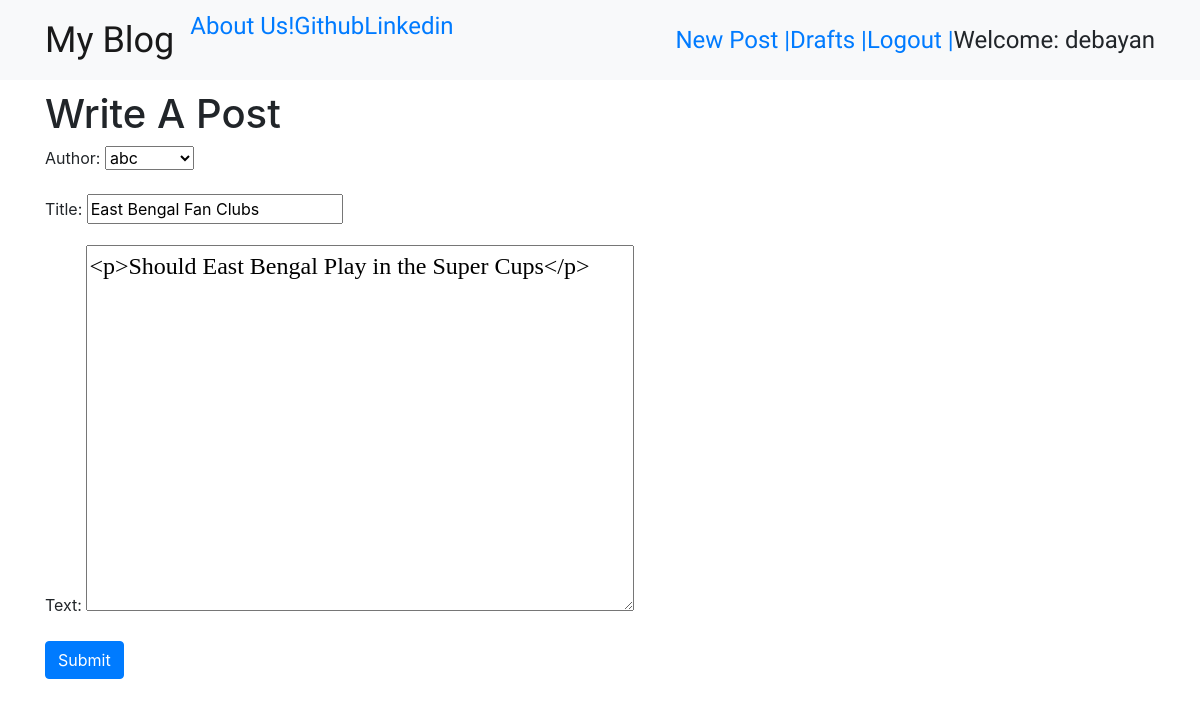
Page /post/6/edit/ (signed in) on the committed database.
### blog/models.py (models this page shows, shortened)
class Post(models.Model):
    author = models.ForeignKey('auth.User',on_delete=models.CASCADE)
    title = models.CharField(max_length=264)
    text = models.TextField()
    created_date = models.DateTimeField(default=timezone.now)
    published_date = models.DateTimeField(blank=True,null=True)

### blog/views.py (the view)
# urls.py: url(r'^post/(?P<pk>\d+)/edit/$',views.PostUpdateView.as_view(),name = 'post_edit'),
class PostUpdateView(LoginRequiredMixin,UpdateView):
    login_url = '/login/'
    redirect_field_name = 'blog/post_detail.html'
    form_class = PostForm
    model = Post

### blog/forms.py
class PostForm(forms.ModelForm):
    class Meta():
        model = Post
        fields = ("author","title","text")
        widgets = {
            'title':forms.TextInput(attrs={'class':'textinputclass'}),
            'text':forms.Textarea(attrs={'class':'editable medium-editor-textarea postcontent'})
        }

### blog/templates/blog/post_form.html (shortened to what this page needs)
{% extends 'blog/base.html' %}
{% block content %}
<h1>Write A Post</h1>
<form class="post-form" method="POST">
  {{ form.as_p }}
  <button type="submit" class="save btn btn-primary">Submit</button>
</form>
{% endblock %}

### blog/templates/blog/base.html (shortened to what this page needs)
{% load staticfiles %}
<html>
  <head>
<link rel="stylesheet" href="https://stackpath.bootstrapcdn.com/bootstrap/4.3.1/css/bootstrap.min.css">
<link rel="stylesheet" href="https://stackpath.bootstrapcdn.com/bootstrap/4.3.1/js/bootstrap.min.js">
<link rel="stylesheet" href="https://stackpath.bootstrapcdn.com/bootstrap/4.3.1/js/bootstrap.bundle.min.js">
    <link rel="stylesheet" href="//cdn.jsdelivr.net/npm/medium-editor@latest/dist/css/medium-editor.min.css" type="text/css" media="screen" charset="utf-8">
<link rel="stylesheet" href="{% static 'css/blog.css' %}">
  </head>
  <body>
    <nav class="navbar navbar-expand-lg navbar-light bg-light techfont custom-navbar">
      <div class="container">
        <ul class="navbar-nav mr-auto">
          <li><a href="{% url 'post_list' %}" class='navbar-brand bigbrand'>My Blog</a></li>
          <li><a href="{% url 'about' %}">About Us!</a></li>
          <li><a href="www.github.com">Github</a></li>
          <li><a href="www.linkedin.com">Linkedin</a></li>
        </ul>
        <ul class="nav navbar-nav navbar-right">
          {% if user.is_authenticated %}
          <li>
            <a href="{% url 'post_new' %}">New Post | </a>
          </li>
          <li>
            <a href="{% url 'post_draft_list' %}"> Drafts | </a>
          </li>
          <li>
            <a href="{% url 'logout' %}"> Logout  |</a>
          </li>
          <li>
            <a>Welcome: {{user.username}}</a>
          </li>
          {% else %}
          <li><a href="{% url 'login' %}" class="nav navbar-right">Login</a><span class="glyphicon glyphicon-user"></span></li>
          {% endif %}
        </ul>
      </div>
    </nav>
    <div class="container">
      <div class="row">
        <div class="col-md-8">
          {% block content %}
          {% endblock %}
        </div>
      </div>
    </div>
  </body>
</html>

### blog/static/css/blog.css (style rules this page uses)
.techfont { font-family: 'ZCOOL XiaoWei', serif; font-size: 1.5em; margin-bottom: 10px; }
.bigbrand { font-size: 1.5em; }
.postcontent { font-family: 'Monteserrat'; font-size: 1.5em; }

### rows in the picture
Post: author "abc", title "East Bengal Fan Clubs", text "<p>Should East Bengal Play in the Super Cups</p>"

### other values in the picture
{{ user.username }} "debayan"
